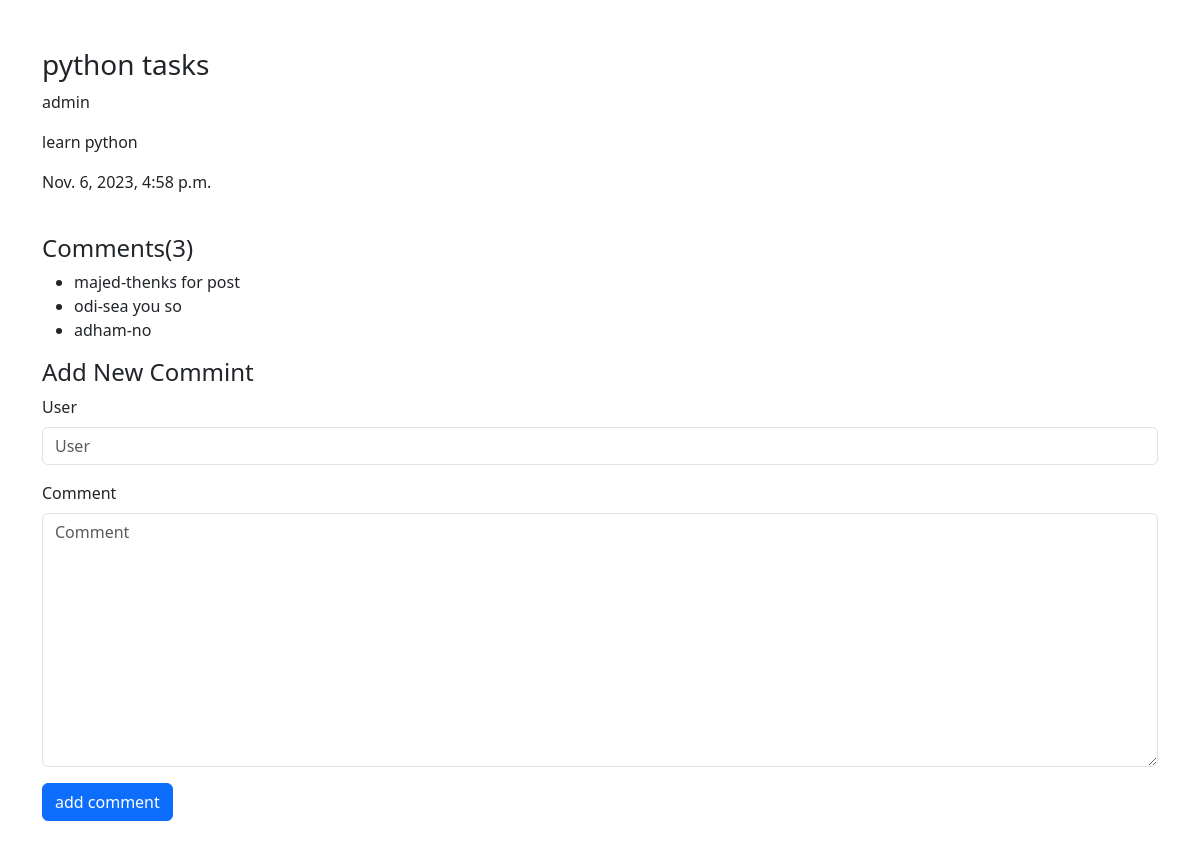
Page /posts/3 on the committed database.
### posts/models.py (models this page shows, shortened)
class Post(models.Model):
    author = models.ForeignKey(User,related_name='post_author',on_delete=models.CASCADE)
    title = models.CharField(max_length=100)
    content = models.TextField(max_length=20000)
    draft = models.BooleanField(default=True)
    publish_date= models.DateTimeField(default = timezone.now)
    tags = TaggableManager()
    imag=models.ImageField(upload_to='post',null=True,blank=True)
    category=models.ForeignKey('Category',related_name='post_category',on_delete=models.SET_NULL,null=True)
    def __str__(self):
        return self.title

class Comment(models.Model):
    post =models.ForeignKey(Post,related_name='comment_post',on_delete=models.CASCADE)
    user = models.CharField(max_length=50)
    comment=models.TextField(max_length=300)
    created_ad=models.DateTimeField(default=timezone.now)

### posts/views.py (the view)
# urls.py: path('posts/<int:pk>',post_detail),
def post_detail(request,pk):
    date= Post.objects.get(id=pk)
    coments=Comment.objects.filter(post=date)
    if request.method=='POST':
        form=CommentForm(request.POST)
        if form.is_valid():
            myform=form.save(commit=False)
            myform.post=date
            myform.save()
    else:
        form=CommentForm()
    context={
        'post':date,
        'coments': coments,
        'form':form,
    }
    return render(request,'posts/post_datail.html',context)

### posts/forms.py
class CommentForm(forms.ModelForm):
    class Meta:
        model=Comment
        fields = ['user','comment']

### posts/templates/posts/post_datail.html (shortened to what this page needs)
{% load django_bootstrap5 %}
<!doctype html>
<html lang="en">
  <head>
    <link href="https://cdn.jsdelivr.net/npm/bootstrap@5.3.2/dist/css/bootstrap.min.css" rel="stylesheet">
  </head>
  <body>
    <div class="container my-5">
        <div>
            <h3>{{post}}</h3>
            <p>{{post.author}}</p>
            <p>{{post.content | safe}}</p>
            <p>{{post.publish_date}}</p>
        </div>
        <div>
            <h4>Comments({{coments|length}})</h4>
            <ul>
                {% for comment in coments  %}
                    <li>{{comment.user}}-{{comment.comment}}</li>
                {%empty%}
                    <li>NO Comment In This Post</li>
                {% endfor %}
            </ul>
            <h4>Add New Commint</h4>
            <form method="post">
              {% bootstrap_form form %}
              {% bootstrap_button button_type="submit" content="add comment" %}
            </form>
        </div>
    </div>
  </body>
</html>

### rows in the picture
Post: title "python tasks", author "admin", content "learn python", publish_date "Nov. 6, 2023, 4:58 p.m."
Comment: user "majed", comment "thenks for post"
Comment: user "odi", comment "sea you so"
Comment: user "adham", comment "no"

### other values in the picture
{{ coments|length }} "3"
